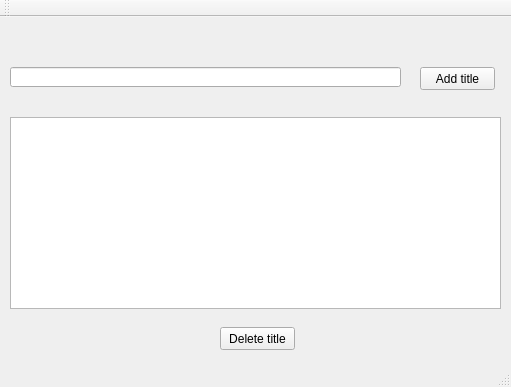
<?xml version="1.0" encoding="UTF-8"?>
<ui version="4.0">
 <class>MainWindow</class>
 <widget class="QMainWindow" name="MainWindow">
  <property name="geometry">
   <rect>
    <x>0</x>
    <y>0</y>
    <width>511</width>
    <height>387</height>
   </rect>
  </property>
  <property name="windowTitle">
   <string>MainWindow</string>
  </property>
  <widget class="QWidget" name="centralWidget">
   <widget class="QListView" name="listView">
    <property name="geometry">
     <rect>
      <x>10</x>
      <y>100</y>
      <width>491</width>
      <height>192</height>
     </rect>
    </property>
   </widget>
   <widget class="QPushButton" name="deleteBook">
    <property name="geometry">
     <rect>
      <x>220</x>
      <y>310</y>
      <width>75</width>
      <height>23</height>
     </rect>
    </property>
    <property name="text">
     <string>Delete title</string>
    </property>
   </widget>
   <widget class="QLineEdit" name="insertTitle">
    <property name="geometry">
     <rect>
      <x>10</x>
      <y>50</y>
      <width>391</width>
      <height>20</height>
     </rect>
    </property>
   </widget>
   <widget class="QPushButton" name="addBook">
    <property name="geometry">
     <rect>
      <x>420</x>
      <y>50</y>
      <width>75</width>
      <height>23</height>
     </rect>
    </property>
    <property name="text">
     <string>Add title</string>
    </property>
   </widget>
  </widget>
  <widget class="QMenuBar" name="menuBar">
   <property name="geometry">
    <rect>
     <x>0</x>
     <y>0</y>
     <width>511</width>
     <height>21</height>
    </rect>
   </property>
  </widget>
  <widget class="QToolBar" name="mainToolBar">
   <attribute name="toolBarArea">
    <enum>TopToolBarArea</enum>
   </attribute>
   <attribute name="toolBarBreak">
    <bool>false</bool>
   </attribute>
  </widget>
  <widget class="QStatusBar" name="statusBar"/>
 </widget>
 <layoutdefault spacing="6" margin="11"/>
 <resources/>
 <connections/>
</ui>
